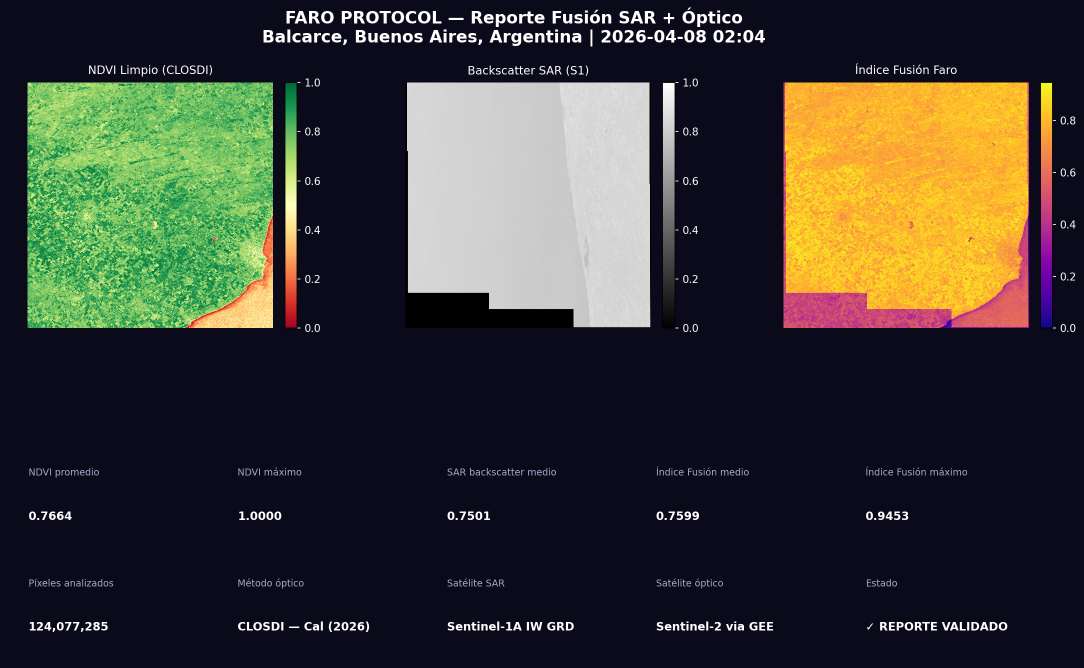
#> input picture faro_reporte_fusion_balcarce.png, 2168 x 1335 px, found by its file name (shown at 1/2 size)
$ python faro_demo_video.py
#> lines starting #> are read from the running program, lines starting #| are printed output that depends on the picture
#!/usr/bin/env python3
"""
faro_demo_video.py -- Video demo Faro Protocol 60s @ 1920x1080
Genera faro_demo.mp4

Uso:
    python faro_demo_video.py
"""
from __future__ import annotations
import sys, math

if hasattr(sys.stdout, 'reconfigure'):
    sys.stdout.reconfigure(encoding='utf-8')
from pathlib import Path
import numpy as np
from PIL import Image, ImageDraw, ImageFont, ImageFilter

ROOT = Path(__file__).parent

# ── Paleta ──────────────────────────────────────────────────────────────────
BG       = (10,  10,  26)
BG2      = (13,  16,  32)
GOLD     = (201, 168, 76)
GOLD_L   = (226, 201, 126)
WHITE    = (242, 237, 228)
WHITE3   = (136, 136, 153)
GREEN    = (0,   255, 65)
GREEN_D  = (0,   140, 30)
BLUE     = (42,  100, 150)
AMBER    = (192, 122, 48)
RED      = (176, 48,  48)

W, H  = 1920, 1080
FPS   = 24
PNG_Y_TOP = 175   # salta el área de título matplotlib (evita contenido cortado abajo)

# ── Fuentes ──────────────────────────────────────────────────────────────────
# [5 lines left out: function _font, not called in this run]

GEORGIA   = 'C:/Windows/Fonts/georgia.ttf'
GEORGIAB  = 'C:/Windows/Fonts/georgiab.ttf'
CONSOLAS  = 'C:/Windows/Fonts/consola.ttf'
VERDANA   = 'C:/Windows/Fonts/verdana.ttf'
VERDANAB  = 'C:/Windows/Fonts/verdanab.ttf'

def font_serif(size):
    return _font(GEORGIAB, size) or _font(GEORGIA, size) or ImageFont.load_default()

def font_sans(size):
    return _font(VERDANAB, size) or _font(VERDANA, size) or ImageFont.load_default()

def font_mono(size):
    return _font(CONSOLAS, size) or ImageFont.load_default()

# ── Helpers PIL ───────────────────────────────────────────────────────────────
def new_frame(bg=BG):
    img = Image.new('RGB', (W, H), bg)
    return img, ImageDraw.Draw(img)

def to_arr(img):
    return np.array(img)

# [4 lines left out: function ease, not called in this run]

def ease_out(t):
    t = max(0.0, min(1.0, t))
    return 1 - (1 - t) ** 3

# [32 lines left out: functions centered_text, draw_line_h, glow_dot, fade_black, not called in this run]

def load_asset(name):
    """Carga PNG del proyecto y lo redimensiona a 1920×1080 si necesario."""
#> called with name = 'faro_reporte_fusion_balcarce.png'
    p = ROOT / name
    if not p.exists():
        return None
    img = Image.open(p).convert('RGB')
    return img

def fit_into(img, target_w, target_h, crop_top=PNG_Y_TOP):
    """Escala preservando aspecto y centra en target. Recorta crop_top px arriba (área de título matplotlib)."""
#> called with target_w = 1920, target_h = 1080, crop_top = 175
    if crop_top > 0 and img.height > crop_top:
        img = img.crop((0, crop_top, img.width, img.height))
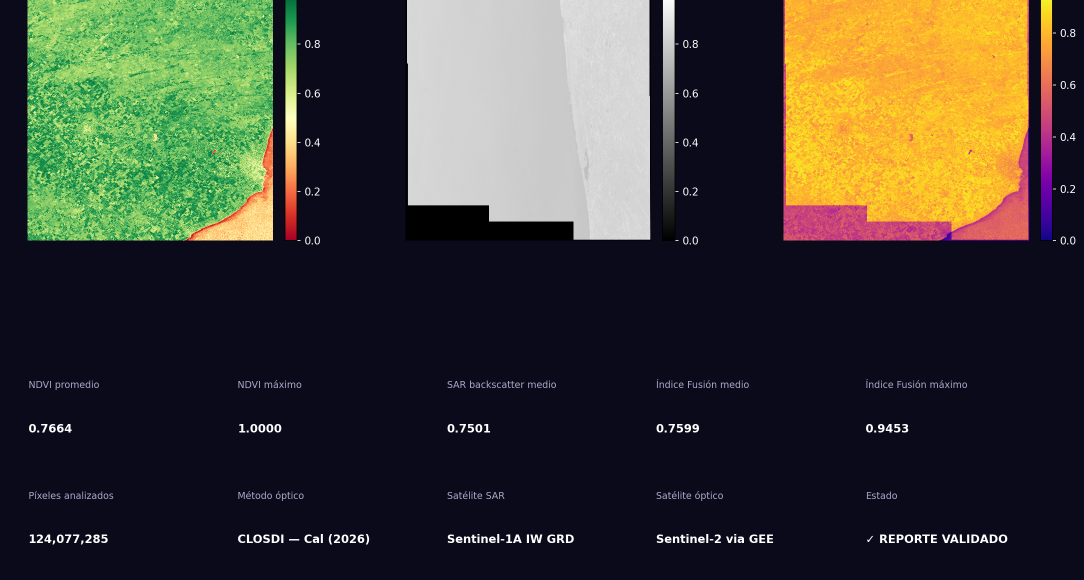
#> img: PIL image 2168x1160 RGB (shown at 1/2 size); mean R, G, B 62.4, 62, 53.8
    rw = target_w / img.width
#> rw = 0.886
    rh = target_h / img.height
#> rh = 0.931
    r  = min(rw, rh)
#> r = 0.886
    nw, nh = int(img.width * r), int(img.height * r)
#> nw = 1920; nh = 1027
    img = img.resize((nw, nh), Image.LANCZOS)
#> img: PIL image 1920x1027 RGB
    canvas = Image.new('RGB', (target_w, target_h), BG)
    ox = (target_w - nw) // 2
#> ox = 0
    oy = (target_h - nh) // 2
#> oy = 26
    canvas.paste(img, (ox, oy))
    return canvas

# [12 lines left out: function slide_in, not called in this run]

# ── 9 Zonas globales ──────────────────────────────────────────────────────────
# (nombre, sector, lon, lat, color)
ZONES = [
    ('CÓRDOBA',      'AGRO',        -64.2, -31.4, GOLD),
    ('BALCARCE',     'AGRO',        -58.3, -37.7, GOLD),
    ('VACA MUERTA',  'O&G',         -69.0, -38.0, BLUE),
    ('ROTTERDAM',    'MARITIME',     4.5,   51.9,  BLUE),
    ('PERMIAN',      'OIL GAS',    -102.5,  31.8, AMBER),
    ('PILBARA',      'MINING',      118.0, -21.5,  AMBER),
    ('AMAZONAS',     'FOREST',      -60.0,  -3.0,  GREEN),
    ('INDIANA',      'AGRO',        -86.1,  39.7,  GOLD),
    ('MALACCA',      'SHIPPING',    101.5,   2.5,  BLUE),
]

# [152 lines left out: functions lonlat_to_px, draw_map_grid, seg1_logo, seg2_map, not called in this run]


# ── SEG 3 (15–25s): Reporte Balcarce ─────────────────────────────────────────
_balcarce_img = None
def _get_balcarce():
    global _balcarce_img
    if _balcarce_img is None:
        raw = load_asset('faro_reporte_fusion_balcarce.png')
        _balcarce_img = fit_into(raw, W, H) if raw else None
    return _balcarce_img

# [61 lines left out: function seg3_balcarce, not called in this run]


# ── SEG 4 (25–35s): Reporte Amazonas ─────────────────────────────────────────
_amazonas_img = None
def _get_amazonas():
    global _amazonas_img
    if _amazonas_img is None:
        raw = load_asset('faro_reporte_fusion_amazonas.png')
#> call 2 of load_asset, with name = 'faro_reporte_fusion_amazonas.png'
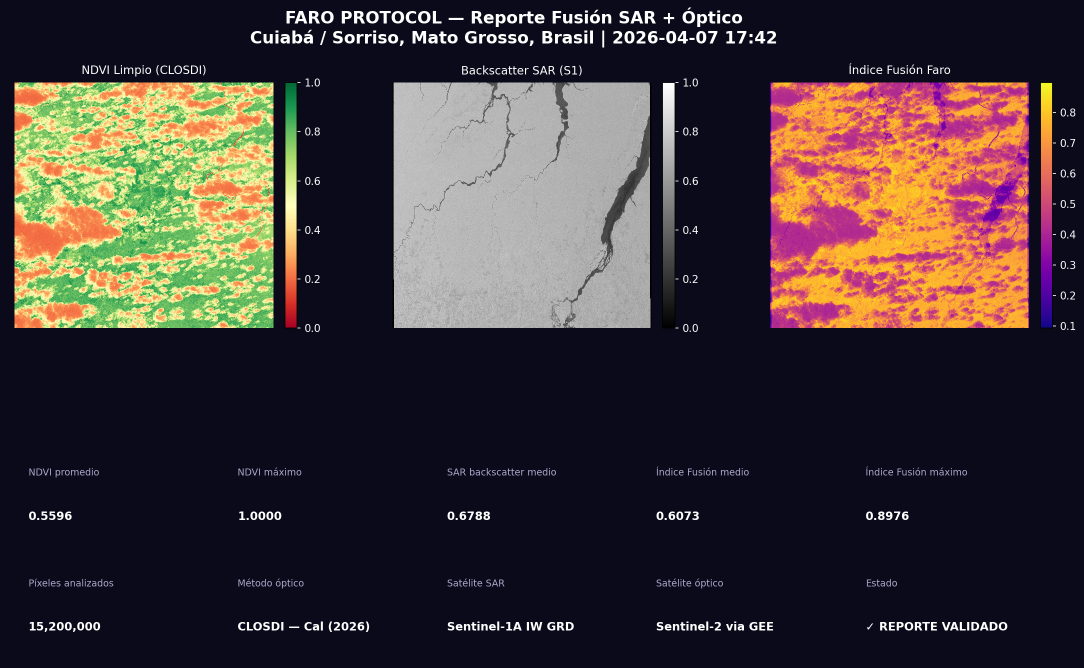
#> input picture faro_reporte_fusion_amazonas.png, 2168 x 1335 px, found by its file name (shown at 1/2 size)
        _amazonas_img = fit_into(raw, W, H) if raw else None
#> call 2 of fit_into, with target_w = 1920, target_h = 1080, crop_top = 175
#> in fit_into (call 2), `img = img.crop((0, crop_top, img.width, img.height))`:
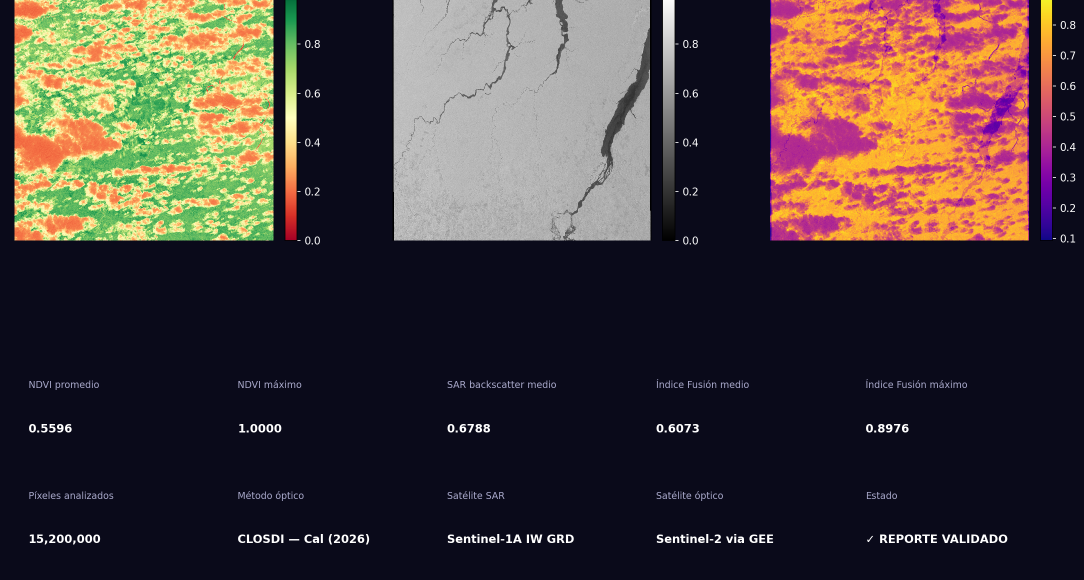
#> img: PIL image 2168x1160 RGB (shown at 1/2 size); mean R, G, B 68.7, 58.4, 58.3
#> in fit_into (call 2), `canvas.paste(img, (ox, oy))`:
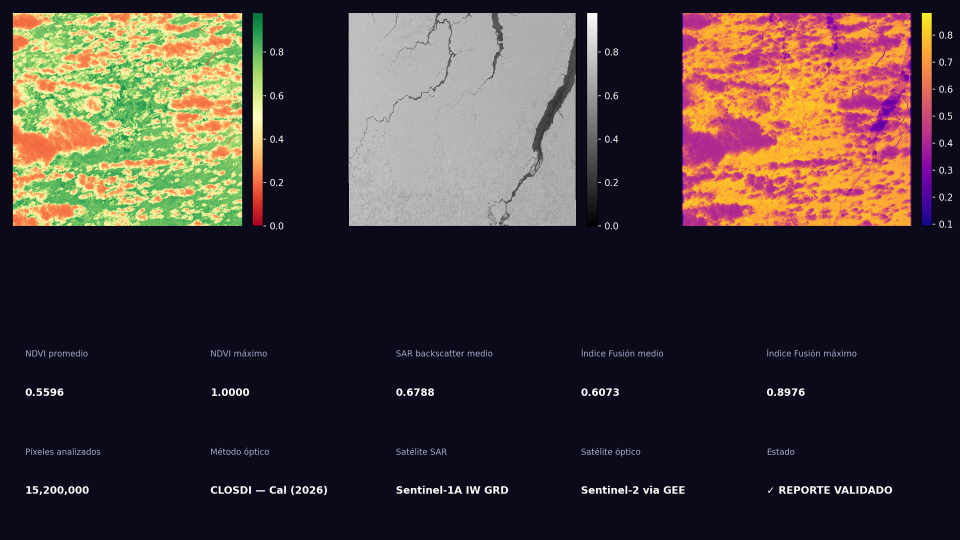
#> canvas: PIL image 1920x1080 RGB (shown at 1/2 size); mean R, G, B 65.8, 56, 56.7
    return _amazonas_img

# [51 lines left out: function seg4_amazonas, not called in this run]


# ── SEG 5 (35–45s): Sello Verde + SHA-256 ────────────────────────────────────
_cert_balcarce_img = None
def _get_cert():
    global _cert_balcarce_img
    if _cert_balcarce_img is None:
        raw = load_asset('faro_cert_balcarce.png')
#> call 3 of load_asset, with name = 'faro_cert_balcarce.png'
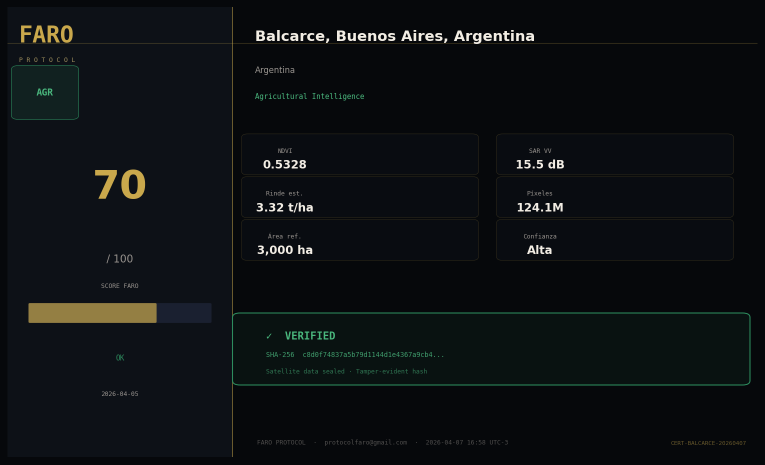
#> input picture faro_cert_balcarce.png, 1530 x 929 px, found by its file name (shown at 1/2 size)
        _cert_balcarce_img = fit_into(raw, W, H) if raw else None
#> call 3 of fit_into, with target_w = 1920, target_h = 1080, crop_top = 175
#> in fit_into (call 3), `img = img.crop((0, crop_top, img.width, img.height))`:
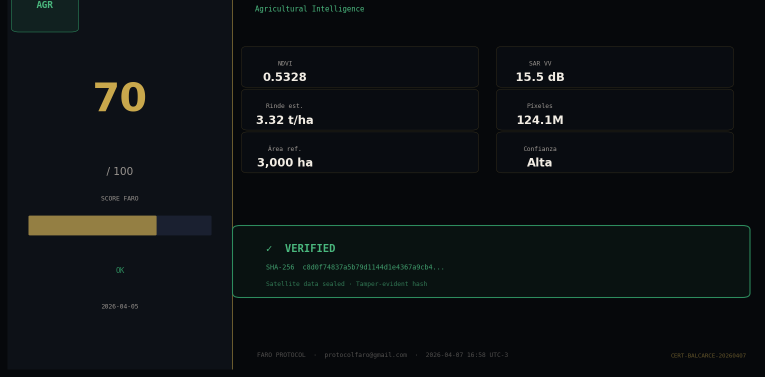
#> img: PIL image 1530x754 RGB (shown at 1/2 size); mean R, G, B 12.5, 16.5, 18.8
#> in fit_into (call 3), `canvas.paste(img, (ox, oy))`:
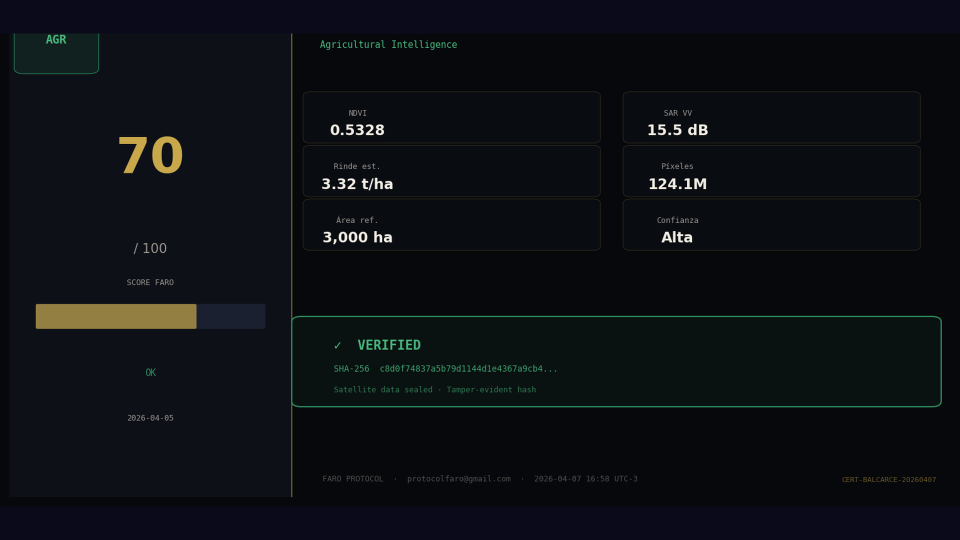
#> canvas: PIL image 1920x1080 RGB (shown at 1/2 size); mean R, G, B 12.2, 15.7, 19.7
    return _cert_balcarce_img

SHA256_BALCARCE = '5233ec238815393a6e98fdb11b42a9f86574df9586258b16c34980f26f4a8f7d'

# [84 lines left out: function seg5_sello, not called in this run]


# ── SEG 6 (45–55s): Frases de impacto ────────────────────────────────────────
IMPACT_LINES = [
    ('48 horas antes que el mercado.',  font_serif,  80, GOLD,   2.0),
    ('Verificado con SHA-256.',          font_serif,  60, WHITE,  4.0),
    ('9 zonas globales · 6 sectores.',   font_mono,   36, WHITE3, 6.0),
    ('Faro Protocol.',                   font_serif,  48, GOLD,   8.0),
]

# [70 lines left out: functions seg6_frases, seg7_outro, not called in this run]


# ═══════════════════════════════════════════════════════════════════════════════
# COMPOSICIÓN Y EXPORT
# ═══════════════════════════════════════════════════════════════════════════════

def build_video():
    from moviepy import VideoClip, concatenate_videoclips

    print('Construyendo segmentos...')

    segments = [
        ('Logo (0–3s)',      3.0,  seg1_logo),
        ('Mapa (3–11s)',     8.0,  seg2_map),
        ('Balcarce (11–18s)',7.0,  seg3_balcarce),
        ('Amazonas (18–25s)',7.0,  seg4_amazonas),
        ('Sello (25–35s)',   10.0, seg5_sello),
        ('Frases (35–45s)',  10.0, seg6_frases),
        ('Outro (45–50s)',    5.0, seg7_outro),
    ]

    clips = []
    for name, dur, fn in segments:
        print(f'  > {name}')
        clip = VideoClip(fn, duration=dur)
        clip = clip.with_fps(FPS)
        clips.append(clip)
#> this loop made 1 pass
#> (name, dur) on pass 1: ('Logo (0–3s)', 3)
#|   > Logo (0–3s)
#> after the loop, clips = []

    print('Concatenando...')
    final = concatenate_videoclips(clips, method='compose')

    out_path = str(ROOT / 'faro_demo.mp4')
    print(f'Exportando {out_path}  ({final.duration:.0f}s @ {FPS}fps, {W}×{H})')
    final.write_videofile(
        out_path,
        fps=FPS,
        codec='libx264',
        audio=False,
        preset='fast',
        ffmpeg_params=['-crf', '22', '-pix_fmt', 'yuv420p'],
        logger='bar',
    )
    print(f'\nOK Video generado: {out_path}')
    return out_path


if __name__ == '__main__':
    # Pre-cargar assets
    print('Cargando assets...')
    _get_balcarce()
    _get_amazonas()
    _get_cert()

    build_video()
#> (the call stopped at in build_video, `clip = VideoClip(fn, duration=dur)`: moviepy is not available in this run)
